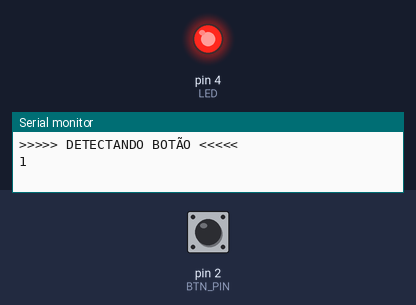
Bench run of a program on a simulated Arduino Uno, built with avr-gcc and run on an emulated ATmega328P. Parts: output pins drawn as LEDs (lit = HIGH), the last lines printed to the serial monitor. Inputs (shaded band) come from the test bench; at power-on: pin 2 (BTN_PIN) HIGH.

Above: at 1.2 s.
1.3 s: pin 2 (BTN_PIN) pulled LOW for 0.15 s
At 2.2 s:
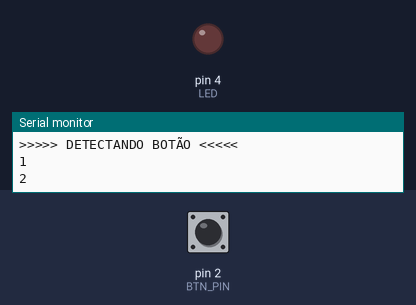
2.9 s: pin 2 (BTN_PIN) pulled LOW for 1 s
At 4.6 s:
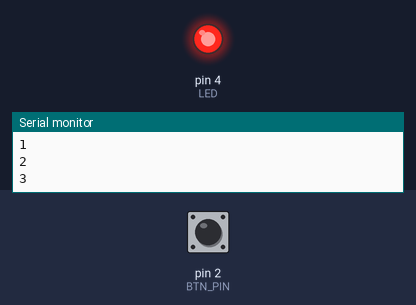
5.4 s: pin 2 (BTN_PIN) pulled LOW for 3.2 s
At 9.4 s:
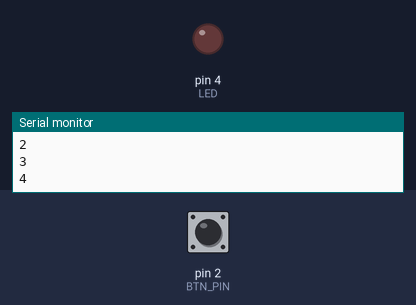
Timing chart, 0 to 10.9 s (numbered marks = the images above; inputs shaded):
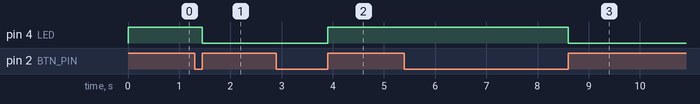

Measured:
- after the input at 1.3 s, pin 4 (LED): HIGH → LOW after 0.15 s
- after the input at 2.9 s, pin 4 (LED): LOW → HIGH after 1.0 s
- after the input at 5.4 s, pin 4 (LED): HIGH → LOW after 3.2 s

The program:

main.cpp
```cpp
#include <Arduino.h>

/**
IFSP - INSTITUTO FEDERAL DE EDUC., CIÊNCIA E TECNOLOGIA DE SÃO PAULO - Brazil
Prof. Osvandre Martins - osvandre@ifsp.edu.br - OUT/2023

Demo#03 - Leitura de Botao
Detecção de evento de botão, sem interrupção.
*/

#define BTN_PIN 2

int count;  //Contador
int btnState; //Controla o estado atual do botão
int lastState; //Controla o último estado para evitar bounce
int ledState; //Controla o estado do LED
int LED = 4;

void setup() {
  // put your setup code here, to run once:
  pinMode(BTN_PIN, INPUT_PULLUP); //Uso de resistor interno da Arduino. Em circuito tem que usar um resistor de 10k Ohms
  Serial.begin(57600);
  Serial.println(">>>>> DETECTANDO BOTÃO <<<<<");
  count = 0;
  lastState = LOW;
  pinMode(LED, OUTPUT);

}

void loop() {

  btnState = digitalRead(BTN_PIN); //Lê sinal no pino de leitura do botão
  ledState = digitalRead(LED);

  if (btnState == HIGH && lastState == LOW) {
    if(ledState == LOW){
      digitalWrite(LED, HIGH);
    } else {
      digitalWrite(LED, LOW);
    }
    lastState = HIGH;
    count++;
    Serial.println(count);
  }

  if (btnState == LOW && lastState == HIGH) {
    lastState = LOW;
  }

}
```
